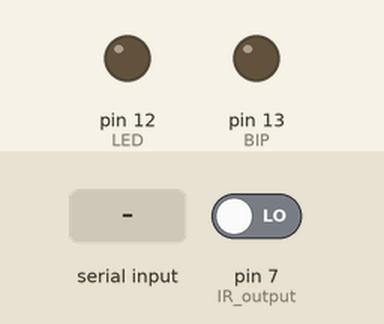
Recording of a sketch running on a simulated Arduino Uno, built with avr-gcc and run on an emulated ATmega328P. On the bench: output pins drawn as LEDs (lit = HIGH). Dashed ring = blinking. The test bench sets the inputs (shaded band); at power-on: pin 7 (IR_output) LOW. What the sketch prints to the serial monitor is not drawn.

Above: at 1.2 s.
1.3 s: pin 7 (IR_output) driven HIGH
At 2.4 s:
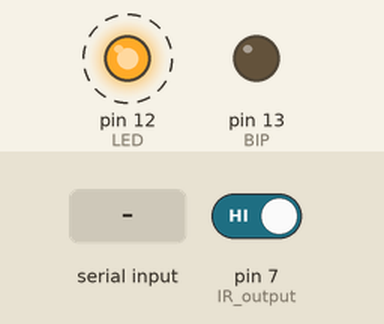
5.3 s: "1" received over Serial
At 6.4 s:
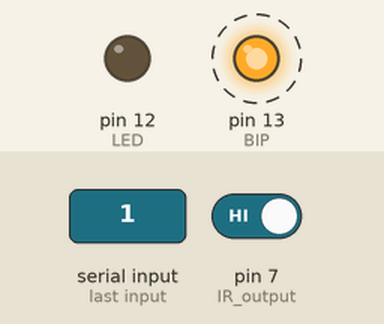
9.3 s: pin 7 (IR_output) driven LOW
At 10.5 s:
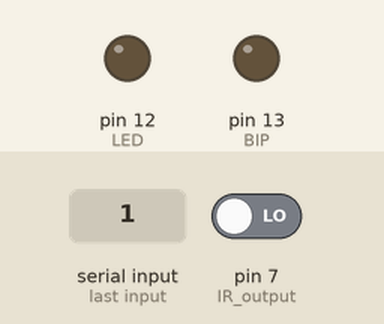
Timing chart, 0 to 12.3 s (numbered marks = the images above; inputs shaded):
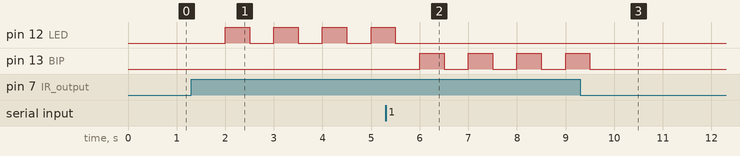

Measured:
- after the input at 1.3 s, pin 12 (LED): alternates HIGH for 0.50 s and LOW for 0.50 s, starting after 0.70 s
- after the input at 5.3 s, pin 12 (LED): goes on until 5.5 s, then stays LOW; pin 13 (BIP): alternates HIGH for 0.50 s and LOW for 0.50 s, starting after 0.70 s
- after the input at 9.3 s, pin 12 (LED): stops changing and stays LOW

The sketch:

capteur_mouvement2.0.ino
```cpp
#define IR_output 7
#define LED 12
#define BIP 13
char data;

void setup() {
pinMode(IR_output,INPUT);


Serial.begin(9600);
pinMode(LED,OUTPUT);
digitalWrite(LED,LOW);
pinMode(BIP,OUTPUT);
digitalWrite(BIP,LOW);
}

void loop() {


  if(digitalRead(IR_output)==HIGH){
   Serial.print("1");
   for(int i=0;i<4;i++)
   {
    digitalWrite(LED,HIGH);
    delay(500);
        digitalWrite(LED,LOW);
            delay(500);

   }


  }
 else if(digitalRead(IR_output)==LOW){
   Serial.print("0");


  }

if(Serial.available())
{
  data=Serial.read();
  if(data=='1')
  {
     for(int i=0;i<4;i++)
   {
    digitalWrite(BIP,HIGH);
    delay(500);
        digitalWrite(BIP,LOW);
            delay(500);

   }

  }
  else if(data=='0')
  {
    digitalWrite(BIP,LOW);
  }
}

delay(2000);
}
```
